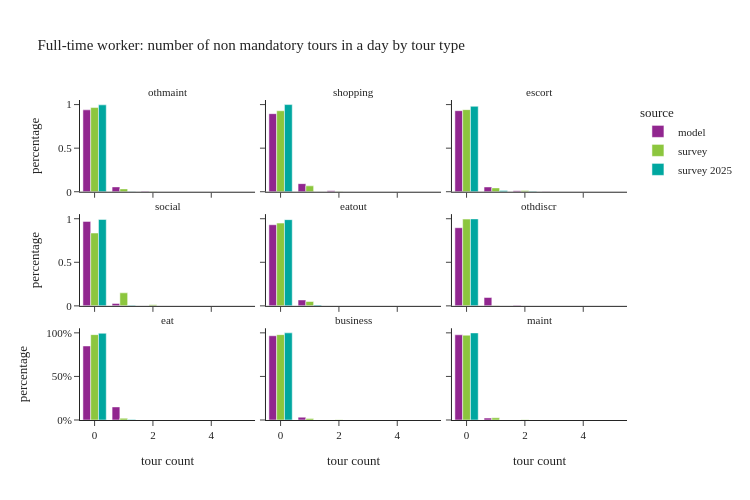

Here is the notebook cell this chart was saved with:
### Code cell
plot_num_nonmand_tourtype(per_data[per_data['ptype']==1], "Full-time worker: number of non mandatory tours in a day by tour type")

### Figure 1 — Plotly figure (JSON) as saved in the notebook; plotly's stock layout.template omitted (floating-point values rounded to 4 significant figures)
{"data": [{"alignmentgroup": "True", "customdata": [[1721615], [101787], [8097], [693], [7]], "hovertemplate": "source=model<br>tour type=othmaint<br>tour count=%{x}<br>percentage=%{y}<br>sample_size=%{customdata[0]}<extra></extra>", "legendgroup": "model", "marker": {"color": "#91268F", "pattern": {"shape": ""}}, "name": "model", "offsetgroup": "model", "orientation": "v", "showlegend": true, "textposition": "auto", "type": "bar", "x": [0.0, 1.0, 2.0, 3.0, 4.0], "xaxis": "x7", "y": [0.9396, 0.05555, 0.004419, 0.0003782, 3.821e-06], "yaxis": "y7"}, {"alignmentgroup": "True", "customdata": [[1641299], [170296], [19569], [1032], [3]], "hovertemplate": "source=model<br>tour type=shopping<br>tour count=%{x}<br>percentage=%{y}<br>sample_size=%{customdata[0]}<extra></extra>", "legendgroup": "model", "marker": {"color": "#91268F", "pattern": {"shape": ""}}, "name": "model", "offsetgroup": "model", "orientation": "v", "showlegend": false, "textposition": "auto", "type": "bar", "x": [0.0, 1.0, 2.0, 3.0, 4.0], "xaxis": "x8", "y": [0.8958, 0.09295, 0.01068, 0.0005633, 1.637e-06], "yaxis": "y8"}, {"alignmentgroup": "True", "customdata": [[1704152], [100542], [22651], [4854]], "hovertemplate": "source=model<br>tour type=escort<br>tour count=%{x}<br>percentage=%{y}<br>sample_size=%{customdata[0]}<extra></extra>", "legendgroup": "model", "marker": {"color": "#91268F", "pattern": {"shape": ""}}, "name": "model", "offsetgroup": "model", "orientation": "v", "showlegend": false, "textposition": "auto", "type": "bar", "x": [0.0, 1.0, 2.0, 3.0], "xaxis": "x9", "y": [0.9301, 0.05488, 0.01236, 0.002649], "yaxis": "y9"}, {"alignmentgroup": "True", "customdata": [[1776180], [51395], [4251], [373]], "hovertemplate": "source=model<br>tour type=social<br>tour count=%{x}<br>percentage=%{y}<br>sample_size=%{customdata[0]}<extra></extra>", "legendgroup": "model", "marker": {"color": "#91268F", "pattern": {"shape": ""}}, "name": "model", "offsetgroup": "model", "orientation": "v", "showlegend": false, "textposition": "auto", "type": "bar", "x": [0.0, 1.0, 2.0, 3.0], "xaxis": "x4", "y": [0.9694, 0.02805, 0.00232, 0.0002036], "yaxis": "y4"}, {"alignmentgroup": "True", "customdata": [[1705636], [124435], [2112], [16]], "hovertemplate": "source=model<br>tour type=eatout<br>tour count=%{x}<br>percentage=%{y}<br>sample_size=%{customdata[0]}<extra></extra>", "legendgroup": "model", "marker": {"color": "#91268F", "pattern": {"shape": ""}}, "name": "model", "offsetgroup": "model", "orientation": "v", "showlegend": false, "textposition": "auto", "type": "bar", "x": [0.0, 1.0, 2.0, 3.0], "xaxis": "x5", "y": [0.9309, 0.06792, 0.001153, 8.733e-06], "yaxis": "y5"}, {"alignmentgroup": "True", "customdata": [[1642951], [175990], [10822], [2429], [7]], "hovertemplate": "source=model<br>tour type=othdiscr<br>tour count=%{x}<br>percentage=%{y}<br>sample_size=%{customdata[0]}<extra></extra>", "legendgroup": "model", "marker": {"color": "#91268F", "pattern": {"shape": ""}}, "name": "model", "offsetgroup": "model", "orientation": "v", "showlegend": false, "textposition": "auto", "type": "bar", "x": [0.0, 1.0, 2.0, 3.0, 4.0], "xaxis": "x6", "y": [0.8967, 0.09605, 0.005907, 0.001326, 3.821e-06], "yaxis": "y6"}, {"alignmentgroup": "True", "customdata": [[1556801], [275358], [40]], "hovertemplate": "source=model<br>tour type=eat<br>tour count=%{x}<br>percentage=%{y}<br>sample_size=%{customdata[0]}<extra></extra>", "legendgroup": "model", "marker": {"color": "#91268F", "pattern": {"shape": ""}}, "name": "model", "offsetgroup": "model", "orientation": "v", "showlegend": false, "textposition": "auto", "type": "bar", "x": [0.0, 1.0, 2.0], "xaxis": "x", "y": [0.8497, 0.1503, 2.183e-05], "yaxis": "y"}, {"alignmentgroup": "True", "customdata": [[1771186], [59077], [1933], [3]], "hovertemplate": "source=model<br>tour type=business<br>tour count=%{x}<br>percentage=%{y}<br>sample_size=%{customdata[0]}<extra></extra>", "legendgroup": "model", "marker": {"color": "#91268F", "pattern": {"shape": ""}}, "name": "model", "offsetgroup": "model", "orientation": "v", "showlegend": false, "textposition": "auto", "type": "bar", "x": [0.0, 1.0, 2.0, 3.0], "xaxis": "x2", "y": [0.9667, 0.03224, 0.001055, 1.637e-06], "yaxis": "y2"}, {"alignmentgroup": "True", "customdata": [[1791990], [40202], [7]], "hovertemplate": "source=model<br>tour type=maint<br>tour count=%{x}<br>percentage=%{y}<br>sample_size=%{customdata[0]}<extra></extra>", "legendgroup": "model", "marker": {"color": "#91268F", "pattern": {"shape": ""}}, "name": "model", "offsetgroup": "model", "orientation": "v", "showlegend": false, "textposition": "auto", "type": "bar", "x": [0.0, 1.0, 2.0], "xaxis": "x3", "y": [0.9781, 0.02194, 3.821e-06], "yaxis": "y3"}, {"alignmentgroup": "True", "customdata": [[2961], [123], [10], [1]], "hovertemplate": "source=survey<br>tour type=othmaint<br>tour count=%{x}<br>percentage=%{y}<br>sample_size=%{customdata[0]}<extra></extra>", "legendgroup": "survey", "marker": {"color": "#8CC63E", "pattern": {"shape": ""}}, "name": "survey", "offsetgroup": "survey", "orientation": "v", "showlegend": true, "textposition": "auto", "type": "bar", "x": [0.0, 1.0, 2.0, 3.0], "xaxis": "x7", "y": [0.9658, 0.03277, 0.001255, 0.0001388], "yaxis": "y7"}, {"alignmentgroup": "True", "customdata": [[2821], [256], [18]], "hovertemplate": "source=survey<br>tour type=shopping<br>tour count=%{x}<br>percentage=%{y}<br>sample_size=%{customdata[0]}<extra></extra>", "legendgroup": "survey", "marker": {"color": "#8CC63E", "pattern": {"shape": ""}}, "name": "survey", "offsetgroup": "survey", "orientation": "v", "showlegend": false, "textposition": "auto", "type": "bar", "x": [0.0, 1.0, 2.0], "xaxis": "x8", "y": [0.9291, 0.06748, 0.003369], "yaxis": "y8"}, {"alignmentgroup": "True", "customdata": [[2909], [137], [46], [2], [1]], "hovertemplate": "source=survey<br>tour type=escort<br>tour count=%{x}<br>percentage=%{y}<br>sample_size=%{customdata[0]}<extra></extra>", "legendgroup": "survey", "marker": {"color": "#8CC63E", "pattern": {"shape": ""}}, "name": "survey", "offsetgroup": "survey", "orientation": "v", "showlegend": false, "textposition": "auto", "type": "bar", "x": [0.0, 1.0, 2.0, 3.0, 4.0], "xaxis": "x9", "y": [0.9419, 0.04407, 0.01367, 0.0003513, 4.252e-05], "yaxis": "y9"}, {"alignmentgroup": "True", "customdata": [[2512], [510], [63], [7], [2], [1]], "hovertemplate": "source=survey<br>tour type=social<br>tour count=%{x}<br>percentage=%{y}<br>sample_size=%{customdata[0]}<extra></extra>", "legendgroup": "survey", "marker": {"color": "#8CC63E", "pattern": {"shape": ""}}, "name": "survey", "offsetgroup": "survey", "orientation": "v", "showlegend": false, "textposition": "auto", "type": "bar", "x": [0.0, 1.0, 2.0, 3.0, 4.0, 5.0], "xaxis": "x4", "y": [0.8357, 0.1495, 0.01322, 0.001535, 8.263e-05, 1.583e-05], "yaxis": "y4"}, {"alignmentgroup": "True", "customdata": [[2896], [190], [9]], "hovertemplate": "source=survey<br>tour type=eatout<br>tour count=%{x}<br>percentage=%{y}<br>sample_size=%{customdata[0]}<extra></extra>", "legendgroup": "survey", "marker": {"color": "#8CC63E", "pattern": {"shape": ""}}, "name": "survey", "offsetgroup": "survey", "orientation": "v", "showlegend": false, "textposition": "auto", "type": "bar", "x": [0.0, 1.0, 2.0], "xaxis": "x5", "y": [0.9497, 0.04994, 0.0003369], "yaxis": "y5"}, {"alignmentgroup": "True", "customdata": [[3078], [17]], "hovertemplate": "source=survey<br>tour type=othdiscr<br>tour count=%{x}<br>percentage=%{y}<br>sample_size=%{customdata[0]}<extra></extra>", "legendgroup": "survey", "marker": {"color": "#8CC63E", "pattern": {"shape": ""}}, "name": "survey", "offsetgroup": "survey", "orientation": "v", "showlegend": false, "textposition": "auto", "type": "bar", "x": [0.0, 1.0], "xaxis": "x6", "y": [0.9955, 0.004455], "yaxis": "y6"}, {"alignmentgroup": "True", "customdata": [[3021], [72], [2]], "hovertemplate": "source=survey<br>tour type=eat<br>tour count=%{x}<br>percentage=%{y}<br>sample_size=%{customdata[0]}<extra></extra>", "legendgroup": "survey", "marker": {"color": "#8CC63E", "pattern": {"shape": ""}}, "name": "survey", "offsetgroup": "survey", "orientation": "v", "showlegend": false, "textposition": "auto", "type": "bar", "x": [0.0, 1.0, 2.0], "xaxis": "x", "y": [0.9795, 0.01955, 0.0009411], "yaxis": "y"}, {"alignmentgroup": "True", "customdata": [[3051], [40], [4]], "hovertemplate": "source=survey<br>tour type=business<br>tour count=%{x}<br>percentage=%{y}<br>sample_size=%{customdata[0]}<extra></extra>", "legendgroup": "survey", "marker": {"color": "#8CC63E", "pattern": {"shape": ""}}, "name": "survey", "offsetgroup": "survey", "orientation": "v", "showlegend": false, "textposition": "auto", "type": "bar", "x": [0.0, 1.0, 2.0], "xaxis": "x2", "y": [0.9796, 0.01759, 0.002838], "yaxis": "y2"}, {"alignmentgroup": "True", "customdata": [[3055], [37], [3]], "hovertemplate": "source=survey<br>tour type=maint<br>tour count=%{x}<br>percentage=%{y}<br>sample_size=%{customdata[0]}<extra></extra>", "legendgroup": "survey", "marker": {"color": "#8CC63E", "pattern": {"shape": ""}}, "name": "survey", "offsetgroup": "survey", "orientation": "v", "showlegend": false, "textposition": "auto", "type": "bar", "x": [0.0, 1.0, 2.0], "xaxis": "x3", "y": [0.9732, 0.02527, 0.001535], "yaxis": "y3"}, {"alignmentgroup": "True", "customdata": [[1613], [5], [1]], "hovertemplate": "source=survey 2025<br>tour type=othmaint<br>tour count=%{x}<br>percentage=%{y}<br>sample_size=%{customdata[0]}<extra></extra>", "legendgroup": "survey 2025", "marker": {"color": "#00A7A0", "pattern": {"shape": ""}}, "name": "survey 2025", "offsetgroup": "survey 2025", "orientation": "v", "showlegend": true, "textposition": "auto", "type": "bar", "x": [0.0, 1.0, 3.0], "xaxis": "x7", "y": [0.9968, 0.002644, 0.0005753], "yaxis": "y7"}, {"alignmentgroup": "True", "customdata": [[1619]], "hovertemplate": "source=survey 2025<br>tour type=shopping<br>tour count=%{x}<br>percentage=%{y}<br>sample_size=%{customdata[0]}<extra></extra>", "legendgroup": "survey 2025", "marker": {"color": "#00A7A0", "pattern": {"shape": ""}}, "name": "survey 2025", "offsetgroup": "survey 2025", "orientation": "v", "showlegend": false, "textposition": "auto", "type": "bar", "x": [0.0], "xaxis": "x8", "y": [1.0], "yaxis": "y8"}, {"alignmentgroup": "True", "customdata": [[1599], [15], [5]], "hovertemplate": "source=survey 2025<br>tour type=escort<br>tour count=%{x}<br>percentage=%{y}<br>sample_size=%{customdata[0]}<extra></extra>", "legendgroup": "survey 2025", "marker": {"color": "#00A7A0", "pattern": {"shape": ""}}, "name": "survey 2025", "offsetgroup": "survey 2025", "orientation": "v", "showlegend": false, "textposition": "auto", "type": "bar", "x": [0.0, 1.0, 2.0], "xaxis": "x9", "y": [0.9804, 0.01367, 0.005981], "yaxis": "y9"}, {"alignmentgroup": "True", "customdata": [[1605], [13], [1]], "hovertemplate": "source=survey 2025<br>tour type=social<br>tour count=%{x}<br>percentage=%{y}<br>sample_size=%{customdata[0]}<extra></extra>", "legendgroup": "survey 2025", "marker": {"color": "#00A7A0", "pattern": {"shape": ""}}, "name": "survey 2025", "offsetgroup": "survey 2025", "orientation": "v", "showlegend": false, "textposition": "auto", "type": "bar", "x": [0.0, 1.0, 2.0], "xaxis": "x4", "y": [0.9915, 0.00802, 0.0004974], "yaxis": "y4"}, {"alignmentgroup": "True", "customdata": [[1595], [22], [2]], "hovertemplate": "source=survey 2025<br>tour type=eatout<br>tour count=%{x}<br>percentage=%{y}<br>sample_size=%{customdata[0]}<extra></extra>", "legendgroup": "survey 2025", "marker": {"color": "#00A7A0", "pattern": {"shape": ""}}, "name": "survey 2025", "offsetgroup": "survey 2025", "orientation": "v", "showlegend": false, "textposition": "auto", "type": "bar", "x": [0.0, 1.0, 2.0], "xaxis": "x5", "y": [0.9894, 0.01036, 0.0002116], "yaxis": "y5"}, {"alignmentgroup": "True", "customdata": [[1617], [2]], "hovertemplate": "source=survey 2025<br>tour type=othdiscr<br>tour count=%{x}<br>percentage=%{y}<br>sample_size=%{customdata[0]}<extra></extra>", "legendgroup": "survey 2025", "marker": {"color": "#00A7A0", "pattern": {"shape": ""}}, "name": "survey 2025", "offsetgroup": "survey 2025", "orientation": "v", "showlegend": false, "textposition": "auto", "type": "bar", "x": [0.0, 1.0], "xaxis": "x6", "y": [0.9981, 0.001919], "yaxis": "y6"}, {"alignmentgroup": "True", "customdata": [[1606], [13]], "hovertemplate": "source=survey 2025<br>tour type=eat<br>tour count=%{x}<br>percentage=%{y}<br>sample_size=%{customdata[0]}<extra></extra>", "legendgroup": "survey 2025", "marker": {"color": "#00A7A0", "pattern": {"shape": ""}}, "name": "survey 2025", "offsetgroup": "survey 2025", "orientation": "v", "showlegend": false, "textposition": "auto", "type": "bar", "x": [0.0, 1.0], "xaxis": "x", "y": [0.9951, 0.004878], "yaxis": "y"}, {"alignmentgroup": "True", "customdata": [[1619]], "hovertemplate": "source=survey 2025<br>tour type=business<br>tour count=%{x}<br>percentage=%{y}<br>sample_size=%{customdata[0]}<extra></extra>", "legendgroup": "survey 2025", "marker": {"color": "#00A7A0", "pattern": {"shape": ""}}, "name": "survey 2025", "offsetgroup": "survey 2025", "orientation": "v", "showlegend": false, "textposition": "auto", "type": "bar", "x": [0.0], "xaxis": "x2", "y": [1.0], "yaxis": "y2"}, {"alignmentgroup": "True", "customdata": [[1617], [2]], "hovertemplate": "source=survey 2025<br>tour type=maint<br>tour count=%{x}<br>percentage=%{y}<br>sample_size=%{customdata[0]}<extra></extra>", "legendgroup": "survey 2025", "marker": {"color": "#00A7A0", "pattern": {"shape": ""}}, "name": "survey 2025", "offsetgroup": "survey 2025", "orientation": "v", "showlegend": false, "textposition": "auto", "type": "bar", "x": [0.0, 1.0], "xaxis": "x3", "y": [0.9993, 0.0006779], "yaxis": "y3"}], "layout": {"annotations": [{"font": {}, "showarrow": false, "text": "eat", "x": 0.16, "xanchor": "center", "xref": "paper", "y": 0.2867, "yanchor": "bottom", "yref": "paper"}, {"font": {}, "showarrow": false, "text": "business", "x": 0.5, "xanchor": "center", "xref": "paper", "y": 0.2867, "yanchor": "bottom", "yref": "paper"}, {"font": {}, "showarrow": false, "text": "maint", "x": 0.84, "xanchor": "center", "xref": "paper", "y": 0.2867, "yanchor": "bottom", "yref": "paper"}, {"font": {}, "showarrow": false, "text": "social", "x": 0.16, "xanchor": "center", "xref": "paper", "y": 0.6433, "yanchor": "bottom", "yref": "paper"}, {"font": {}, "showarrow": false, "text": "eatout", "x": 0.5, "xanchor": "center", "xref": "paper", "y": 0.6433, "yanchor": "bottom", "yref": "paper"}, {"font": {}, "showarrow": false, "text": "othdiscr", "x": 0.84, "xanchor": "center", "xref": "paper", "y": 0.6433, "yanchor": "bottom", "yref": "paper"}, {"font": {}, "showarrow": false, "text": "othmaint", "x": 0.16, "xanchor": "center", "xref": "paper", "y": 1.0, "yanchor": "bottom", "yref": "paper"}, {"font": {}, "showarrow": false, "text": "shopping", "x": 0.5, "xanchor": "center", "xref": "paper", "y": 1.0, "yanchor": "bottom", "yref": "paper"}, {"font": {}, "showarrow": false, "text": "escort", "x": 0.84, "xanchor": "center", "xref": "paper", "y": 1.0, "yanchor": "bottom", "yref": "paper"}], "barmode": "group", "height": 500, "legend": {"title": {"text": "source"}, "tracegroupgap": 0}, "title": {"text": "Full-time worker: number of non mandatory tours in a day by tour type"}, "width": 750, "xaxis": {"anchor": "y", "domain": [0.0, 0.32], "title": {"text": "tour count"}}, "xaxis2": {"anchor": "y2", "domain": [0.34, 0.66], "matches": "x", "title": {"text": "tour count"}}, "xaxis3": {"anchor": "y3", "domain": [0.68, 1.0], "matches": "x", "title": {"text": "tour count"}}, "xaxis4": {"anchor": "y4", "domain": [0.0, 0.32], "matches": "x", "showticklabels": false}, "xaxis5": {"anchor": "y5", "domain": [0.34, 0.66], "matches": "x", "showticklabels": false}, "xaxis6": {"anchor": "y6", "domain": [0.68, 1.0], "matches": "x", "showticklabels": false}, "xaxis7": {"anchor": "y7", "domain": [0.0, 0.32], "matches": "x", "showticklabels": false}, "xaxis8": {"anchor": "y8", "domain": [0.34, 0.66], "matches": "x", "showticklabels": false}, "xaxis9": {"anchor": "y9", "domain": [0.68, 1.0], "matches": "x", "showticklabels": false}, "yaxis": {"anchor": "x", "domain": [0.0, 0.2867], "tickformat": ".0%", "title": {"text": "percentage"}}, "yaxis2": {"anchor": "x2", "domain": [0.0, 0.2867], "matches": "y", "showticklabels": false, "tickformat": ".0%"}, "yaxis3": {"anchor": "x3", "domain": [0.0, 0.2867], "matches": "y", "showticklabels": false}, "yaxis4": {"anchor": "x4", "domain": [0.3567, 0.6433], "matches": "y", "title": {"text": "percentage"}}, "yaxis5": {"anchor": "x5", "domain": [0.3567, 0.6433], "matches": "y", "showticklabels": false}, "yaxis6": {"anchor": "x6", "domain": [0.3567, 0.6433], "matches": "y", "showticklabels": false}, "yaxis7": {"anchor": "x7", "domain": [0.7133, 1.0], "matches": "y", "title": {"text": "percentage"}}, "yaxis8": {"anchor": "x8", "domain": [0.7133, 1.0], "matches": "y", "showticklabels": false}, "yaxis9": {"anchor": "x9", "domain": [0.7133, 1.0], "matches": "y", "showticklabels": false}}}
